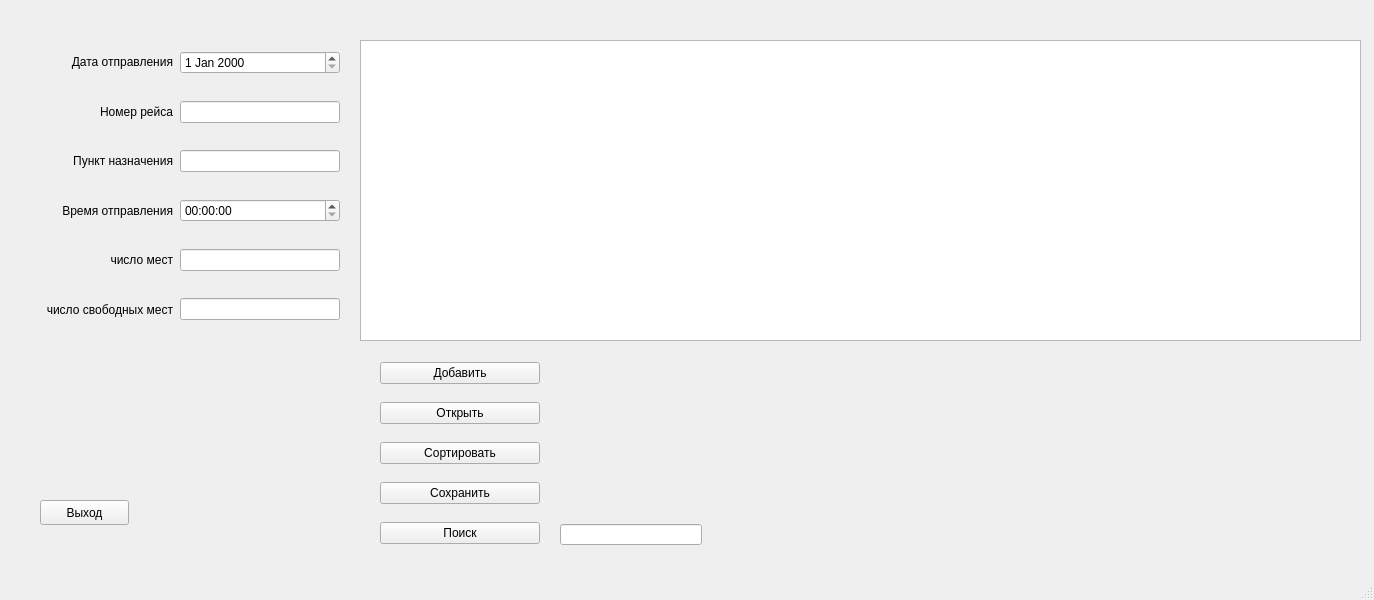
<?xml version="1.0" encoding="UTF-8"?>
<ui version="4.0">
 <class>MainWindow</class>
 <widget class="QMainWindow" name="MainWindow">
  <property name="geometry">
   <rect>
    <x>0</x>
    <y>0</y>
    <width>1374</width>
    <height>600</height>
   </rect>
  </property>
  <property name="windowTitle">
   <string>MainWindow</string>
  </property>
  <widget class="QWidget" name="centralwidget">
   <widget class="QWidget" name="verticalLayoutWidget">
    <property name="geometry">
     <rect>
      <x>180</x>
      <y>30</y>
      <width>160</width>
      <height>311</height>
     </rect>
    </property>
    <layout class="QVBoxLayout" name="verticalLayout">
     <item>
      <widget class="QDateEdit" name="dateEdit"/>
     </item>
     <item>
      <widget class="QLineEdit" name="lineEdit"/>
     </item>
     <item>
      <widget class="QLineEdit" name="lineEdit_3"/>
     </item>
     <item>
      <widget class="QTimeEdit" name="timeEdit"/>
     </item>
     <item>
      <widget class="QLineEdit" name="lineEdit_4"/>
     </item>
     <item>
      <widget class="QLineEdit" name="lineEdit_5"/>
     </item>
    </layout>
   </widget>
   <widget class="QWidget" name="verticalLayoutWidget_2">
    <property name="geometry">
     <rect>
      <x>10</x>
      <y>40</y>
      <width>163</width>
      <height>291</height>
     </rect>
    </property>
    <layout class="QVBoxLayout" name="verticalLayout_2">
     <item>
      <widget class="QLabel" name="label">
       <property name="text">
        <string>Дата отправления</string>
       </property>
       <property name="alignment">
        <set>Qt::AlignRight|Qt::AlignTrailing|Qt::AlignVCenter</set>
       </property>
      </widget>
     </item>
     <item>
      <widget class="QLabel" name="label_2">
       <property name="text">
        <string>Номер рейса</string>
       </property>
       <property name="alignment">
        <set>Qt::AlignRight|Qt::AlignTrailing|Qt::AlignVCenter</set>
       </property>
      </widget>
     </item>
     <item>
      <widget class="QLabel" name="label_3">
       <property name="text">
        <string>Пункт назначения</string>
       </property>
       <property name="alignment">
        <set>Qt::AlignRight|Qt::AlignTrailing|Qt::AlignVCenter</set>
       </property>
      </widget>
     </item>
     <item>
      <widget class="QLabel" name="label_4">
       <property name="text">
        <string>Время отправления</string>
       </property>
       <property name="alignment">
        <set>Qt::AlignRight|Qt::AlignTrailing|Qt::AlignVCenter</set>
       </property>
      </widget>
     </item>
     <item>
      <widget class="QLabel" name="label_5">
       <property name="text">
        <string>число мест</string>
       </property>
       <property name="alignment">
        <set>Qt::AlignRight|Qt::AlignTrailing|Qt::AlignVCenter</set>
       </property>
      </widget>
     </item>
     <item>
      <widget class="QLabel" name="label_6">
       <property name="text">
        <string>число свободных мест</string>
       </property>
       <property name="alignment">
        <set>Qt::AlignRight|Qt::AlignTrailing|Qt::AlignVCenter</set>
       </property>
      </widget>
     </item>
    </layout>
   </widget>
   <widget class="QListWidget" name="listWidget">
    <property name="geometry">
     <rect>
      <x>360</x>
      <y>40</y>
      <width>1001</width>
      <height>301</height>
     </rect>
    </property>
   </widget>
   <widget class="QWidget" name="verticalLayoutWidget_3">
    <property name="geometry">
     <rect>
      <x>380</x>
      <y>350</y>
      <width>160</width>
      <height>211</height>
     </rect>
    </property>
    <layout class="QVBoxLayout" name="verticalLayout_3">
     <item>
      <widget class="QPushButton" name="pushButton_2">
       <property name="text">
        <string>Добавить</string>
       </property>
      </widget>
     </item>
     <item>
      <widget class="QPushButton" name="pushButton_5">
       <property name="text">
        <string>Открыть</string>
       </property>
      </widget>
     </item>
     <item>
      <widget class="QPushButton" name="pushButton_4">
       <property name="text">
        <string>Сортировать</string>
       </property>
      </widget>
     </item>
     <item>
      <widget class="QPushButton" name="pushButton_3">
       <property name="text">
        <string>Сохранить</string>
       </property>
      </widget>
     </item>
     <item>
      <widget class="QPushButton" name="pushButton">
       <property name="text">
        <string>Поиск</string>
       </property>
      </widget>
     </item>
    </layout>
   </widget>
   <widget class="QPushButton" name="pushButton_6">
    <property name="geometry">
     <rect>
      <x>40</x>
      <y>500</y>
      <width>89</width>
      <height>25</height>
     </rect>
    </property>
    <property name="text">
     <string>Выход</string>
    </property>
   </widget>
   <widget class="QLineEdit" name="lineEdit_2">
    <property name="geometry">
     <rect>
      <x>560</x>
      <y>524</y>
      <width>142</width>
      <height>21</height>
     </rect>
    </property>
   </widget>
  </widget>
  <widget class="QMenuBar" name="menubar">
   <property name="geometry">
    <rect>
     <x>0</x>
     <y>0</y>
     <width>1374</width>
     <height>22</height>
    </rect>
   </property>
  </widget>
  <widget class="QStatusBar" name="statusbar"/>
 </widget>
 <resources/>
 <connections/>
</ui>
